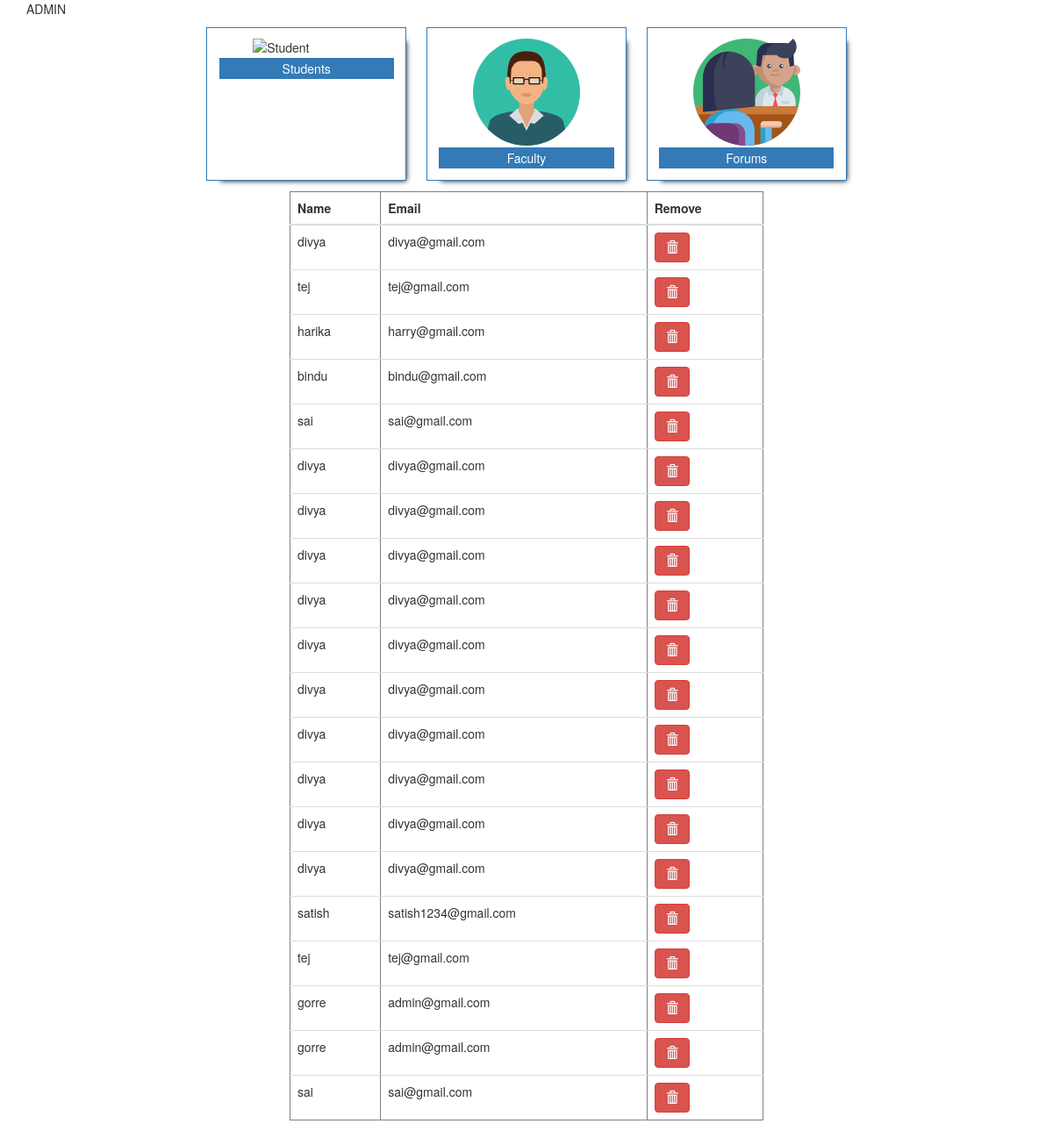
Screenshot of /admin/dashboard.php with the database file from the repository.
### tables this page shows
CREATE TABLE `pro_users` (
  `sno` int(30) NOT NULL,
  `name` varchar(30) NOT NULL,
  `email` varchar(50) NOT NULL,
  `userid` varchar(10) NOT NULL,
  `password` varchar(35) NOT NULL,
  `cpassword` varchar(35) NOT NULL,
  `phonenumber` int(10) NOT NULL,
  `gender` varchar(10) NOT NULL
);

### admin/dashboard.php (the view, shortened to what this page needs)
<!DOCTYPE html>
<html>
<head>
	<link rel="stylesheet" href="styles/css/bootstrap.min.css">
	<link rel="stylesheet" href="styles/css/style.css">
</head>
<body class="container">
	<header>
		ADMIN
	</header>
	<section class="parent">
		<div class="child">
			<img src="../images/learning.svg" alt="Student">
			<a href="students.php"> Students </a>
		</div>
		<div class="child">
			<img src="../images/teacher.svg" alt="teacher">
			<a href="faculty.php"> Faculty </a>
		</div>
		<div class="child">
			<img src="../images/interview.svg" alt="Forums">
			<a href="forums.php"> Forums </a>
		</div>
	</section>
	<?php
	require '../includes/config.php';
	$users=mysqli_query($conn,"SELECT * FROM `pro_users`");
		?>
		<div class="col-md-6 col-md-offset-3">
		<table class="table" border="1">
			<thead>
			<tr>
				<th> Name </th> <th> Email </th> <th> Remove </th>
			</tr>
			</thead>
			<tbody>
				<?php while($row=mysqli_fetch_array($users)){ ?>
					<tr>
						<td> <?php echo $row['name']; ?></td>
						<td> <?php echo $row['email']; ?></td>
						<td> <a class="btn btn-danger" href="delete.php?email=<?php echo $row['email']; ?>" onclick="return confirm('Are you want to delete ?')"> <span class="glyphicon glyphicon-trash"></span></a></td>
					</tr>
	<?php
	}
	?>
			</tbody>
		</table>
		</div>
</body>
</html>

### admin/styles/css/style.css (style rules this page uses)
.parent { display: flex; flex-direction: row; flex-wrap: wrap; justify-content: center; }
.child { width: 20%; border: 1px solid #337ab7; margin: 1%; padding: 1%; box-shadow: 8px 8px 6px -8px #000; }
.child img { display: block; width: 60%; height: auto; margin: auto; }
.child a { text-decoration: none; background: #337ab7; display: block; margin: 1%; padding: 1%; color: #fff; text-align: center; }

### rows the page displays
pro_users: name "divya", email "divya@gmail.com"
pro_users: name "tej", email "tej@gmail.com"
pro_users: name "harika", email "harry@gmail.com"
pro_users: name "bindu", email "bindu@gmail.com"
pro_users: name "sai", email "sai@gmail.com"
pro_users: name "divya", email "divya@gmail.com"
pro_users: name "divya", email "divya@gmail.com"
pro_users: name "divya", email "divya@gmail.com"
pro_users: name "divya", email "divya@gmail.com"
pro_users: name "divya", email "divya@gmail.com"
pro_users: name "divya", email "divya@gmail.com"
pro_users: name "divya", email "divya@gmail.com"
pro_users: name "divya", email "divya@gmail.com"
pro_users: name "divya", email "divya@gmail.com"
pro_users: name "divya", email "divya@gmail.com"
pro_users: name "satish", email "satish1234@gmail.com"
pro_users: name "tej", email "tej@gmail.com"
pro_users: name "gorre", email "admin@gmail.com"
pro_users: name "gorre", email "admin@gmail.com"
pro_users: name "sai", email "sai@gmail.com"
